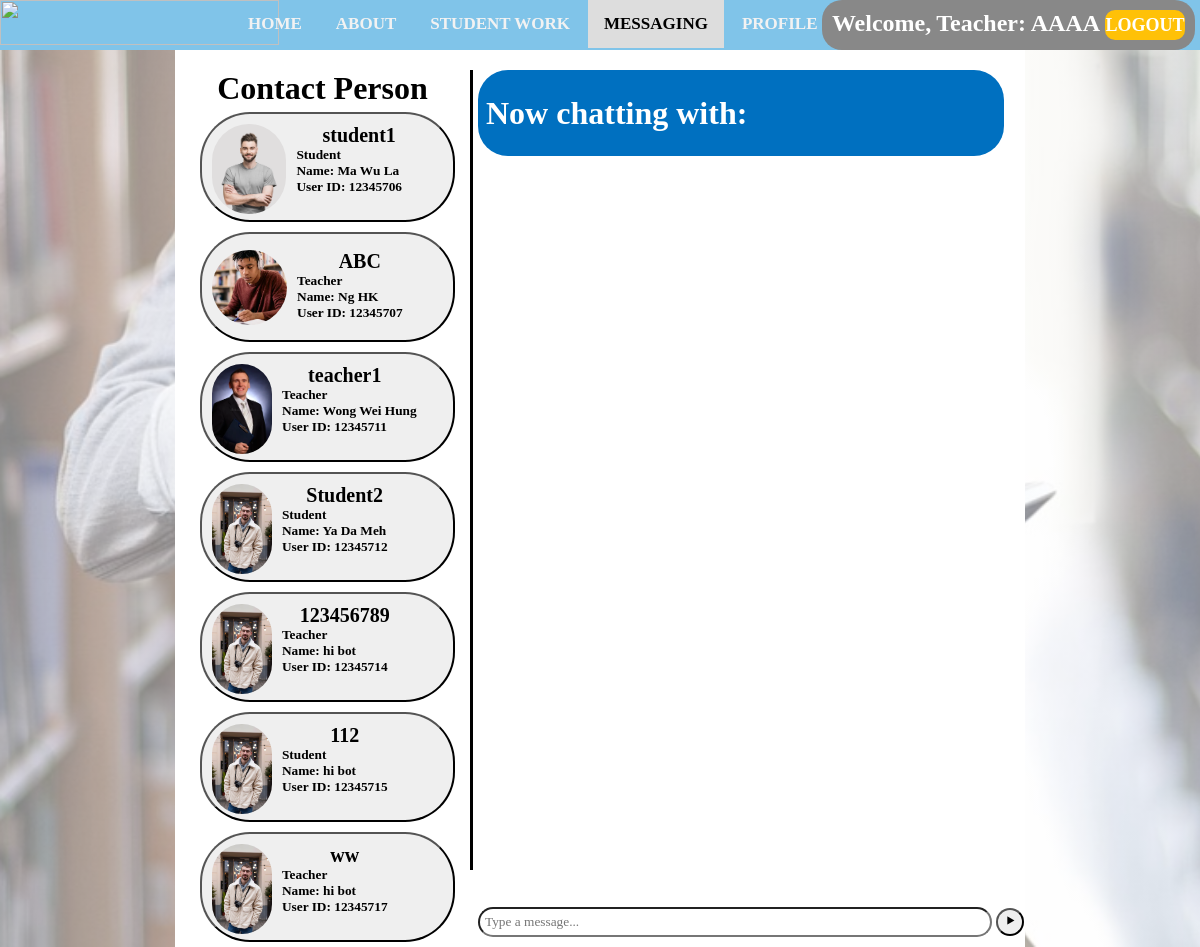
Page /login_system/logged_in/message/index.php (signed in) on the committed database.
### tables this page shows
CREATE TABLE `users` (
  `id` int(11) NOT NULL,
  `username` varchar(50) NOT NULL,
  `role` enum('Staff','Student','Teacher') NOT NULL,
  `password` varchar(255) NOT NULL
);

CREATE TABLE `student` (
  `user_id` int(11) NOT NULL,
  `student_id` varchar(20) NOT NULL,
  `firstName` varchar(255) DEFAULT NULL,
  `lastName` varchar(50) DEFAULT NULL,
  `dateOfBirth` varchar(10) DEFAULT NULL,
  `gender` varchar(10) DEFAULT NULL,
  `gradelevel` varchar(20) DEFAULT NULL,
  `logo_path` varchar(50) NOT NULL,
  `programme` varchar(50) NOT NULL,
  `intake_year` int(4) NOT NULL,
  `address` varchar(255) DEFAULT NULL,
  `email` varchar(50) NOT NULL,
  `phoneNumber` varchar(20) DEFAULT NULL,
  `guardian_info` varchar(50) DEFAULT NULL,
  `create_dt` datetime DEFAULT CURRENT_TIMESTAMP,
  `modify_dt` datetime DEFAULT CURRENT_TIMESTAMP ON UPDATE CURRENT_TIMESTAMP
);

CREATE TABLE `teacher` (
  `user_id` int(11) NOT NULL,
  `teacher_id` varchar(20) NOT NULL,
  `firstName` varchar(255) DEFAULT NULL,
  `lastName` varchar(50) DEFAULT NULL,
  `dateOfBirth` varchar(10) DEFAULT NULL,
  `logo_path` varchar(50) NOT NULL,
  `gender` varchar(10) DEFAULT NULL,
  `qualification` varchar(255) DEFAULT NULL,
  `exp` varchar(10) DEFAULT NULL,
  `dept` varchar(50) DEFAULT NULL,
  `phone_num` varchar(20) DEFAULT NULL,
  `email_addr` varchar(20) DEFAULT NULL,
  `create_dt` datetime DEFAULT CURRENT_TIMESTAMP,
  `modify_dt` datetime DEFAULT CURRENT_TIMESTAMP ON UPDATE CURRENT_TIMESTAMP
);

### login_system/logged_in/message/index.php (the view, shortened to what this page needs)
<?php
$servername = "127.0.0.1";
$db_username = "root";
$db_password = "";
$dbname = "sms";
try {
    $pdo1 = new PDO("mysql:servername=$servername;dbname=$dbname", $db_username, $db_password);
    $pdo1->setAttribute(PDO::ATTR_ERRMODE, PDO::ERRMODE_EXCEPTION);
	$id = $_SESSION['user_id'];
	$stmt_1 = $pdo1->query("SELECT distinct id,username,role FROM users where id != $id  order by id asc");
	$items = $stmt_1->fetchAll(PDO::FETCH_ASSOC);
} catch (PDOException $e) {
    echo "Connection failed[username]: " . $e->getMessage();
    exit;
}
?>
<!DOCTYPE html>
<html lang="en">
<head>
</head>
<body>
<div class="navbar">
<div class="icon">
    <img src="https://www.hkit.edu.hk/en/images/logo_ebooklet.png" width ="279" height="45" >
</div>
<div class="menu">
    <ul>
		<li><a href="../home_page.php">HOME</a></li>
		<li><a href="../about_us_page.php">ABOUT</a></li>
		<li><a href="../student_work/student_work.php" >STUDENT WORK</a></li>
		<li><a href="../message/index.php"style="background: #ddd; color: black;">MESSAGING</a></li>
		<li><a href="../edit_profile/profile_page.php">PROFILE</a></li>
		<li><a href="../contact_us_page.php">CONTACT US</a></li>
    </ul>
</div>
</div>
<div class="TopRightCorner">
                <div style="line-height:27px; font-size:24px;margin-right:5px;"><b>Welcome,</b></div>
                <b><div id="session_username" style="font-size:24px;margin-right:5px;"> <?php echo $_SESSION['role']; ?>: <?php echo $_SESSION['username']; ?></div></b>
                <a href="logout.php"><button id="LoginPage"><b>LOGOUT</b></button></a>
            </div>
<div class = "CenteredPannel">
    <div class="contact_person_container">
        <h1 style="text-align:center;">Contact Person</h1>
        <?php foreach ($items as $item): ?>
			<button class="contact_person" onclick="selectContactPerson(event)" value="<?php echo $item['id']; ?>">
					<?php
                    $servername = "127.0.0.1";
                    $username = "root";
                    $password = "";
                    $dbname = "sms";
                    $conn = new mysqli($servername, $username, $password, $dbname);
                    $sql = "SELECT * FROM ".$item["role"]." where user_id='" . $item["id"]."'";
                    $result = $conn->query($sql);
                    if ($result->num_rows > 0) {
                        while ($row = $result->fetch_assoc()) {
                            $logopath="../../../images/".$item["role"]."/".$row["logo_path"];
                            $name=$row["lastName"]." ".$row["firstName"];
                        }
                    }
                    echo '<img src="'.$logopath.'" style="max-width:75px;max-height:90px;border-radius:50px;float:left;padding:10px;">
                    <b><div class="contact_person_name" style="margin-top:10px;float:left;font-size:20px;width:50%;float:left;max-height:34.5px;maxlength="14" ">'
                        .$item['username'].'</div><div class="details">'.$item['role'].'';
                        echo '<br>Name: '.$name.'<br>User ID: '.$item["id"].'</div></b>';
            ?>
        </button>
        <?php endforeach; ?>
    </div>
<div class="chat-container">
    <div class="chatting_to"style="background-color: #0070c0;">
        <div class="chat-header">
            <h1>Now chatting with:</h1>
        </div>
    </div>
    <div style="bottom:10px; float:left;position:fixed;">
        <input type="text" id="message" placeholder="Type a message..." required style="width:500px;border-radius:30px;padding:5px;cursor: auto;">
        <button id="send" class="send_button"><b>	&#11208;</b></button>
    </div>
        </div>
</div>
</body>
</html>

### login_system/logged_in/message/index.php (style rules this page uses)
* { margin: 0; padding: 0; font-family:Calibri; }
body { background-image: linear-gradient(to top, rgba(255, 255, 255, 0.5)50%,rgba(255, 255, 255, 0.5)50%), url(../../../images/background\ image.png); background-repeat: repeat; background-attachment: fixed; background-size: cover; }
.navbar { height :50px; position: fixed; top: 0; width: 100%; background-color: #80c4e9; }
.navbar a { max-height: 20px; float: left; display: block; color: #f2f2f2; text-align: center; padding: 14px 16px; text-decoration: none; font-size: 17px; }
ul { float: left; display: flex; position:absolute; justify-content: center; align-items: center; }
ul li { list-style: none; margin-left: 2px; margin-top: 0px; font-size: 14px; }
ul li a { text-decoration: none; color: #fff; font-weight: bold; transition: 0.4s ease-in-out; }
.icon { width: 200px; float: left; height: 70px; }
.menu { padding-left: 30px; height:50px; float: left; text-align: center; }
.CenteredPannel { padding-top:70px; width: 850px; height: 800px; background-color: #fff; margin: auto; }
#LoginPage { width: 80px; max-width:80px; height: 30px; background: #ffc107; border: none; margin-top: 30px; font-size: 18px; border-radius: 10px; cursor: pointer; transition: 0.4s ease; color: #fff; margin:0px; text-align:center; }
#session_username { font-size:28px;margin-right:5px; }
.TopRightCorner { z-index: 10; border-radius:20px; background:#888; max-height:30px; position: fixed; top: 0px; right:5px; float: right; display: flex; flex-direction: row; padding:10px; font-size: 14px; color: #fff; text-align: center; font-family:Calibri; }
.contact_person_container { width:30%; float:left; margin-left:20px; margin-right:20px; }
.contact_person { width:100%; height:110px; border-radius:50px; margin:5px; cursor:pointer; transition: 0.4s ease-in-out; }
.chat-container { width:60%; float:left; border-left: 3px solid black; height:100%; padding-left:5px; }
.chatting_to { width:100%; padding:8px; background: #74b72e; color: #fff; height:70px; border-radius:30px; }
.details { float:left; text-align:left; }
.send_button { cursor:pointer;padding:3px;border-radius:100%;height:28px;width:28px; transition: 0.4s ease-in-out; }
.chat-header { line-height: 70px; }
.chat-header h1 { display: inline-block; margin: 0; }

### rows in the picture
users: role.logo_path (picture), username "student1", role "Student", student.lastName+firstName "Ma Wu La", id "12345706"
users: role.logo_path (picture), username "ABC", role "Teacher", teacher.lastName+firstName "Ng HK", id "12345707"
users: role.logo_path (picture), username "teacher1", role "Teacher", teacher.lastName+firstName "Wong Wei Hung", id "12345711"
users: role.logo_path (picture), username "Student2", role "Student", student.lastName+firstName "Ya Da Meh", id "12345712"
users: role.logo_path (picture), username "123456789", role "Teacher", teacher.lastName+firstName "hi bot", id "12345714"
users: users.role (picture), username "112", role "Student", id "12345715"
teacher: name "hi bot"
users: users.role (picture), username "ww", role "Teacher", id "12345717"

### other values in the picture
$_SESSION['role'] "Teacher"
$_SESSION['username'] "AAAA"
